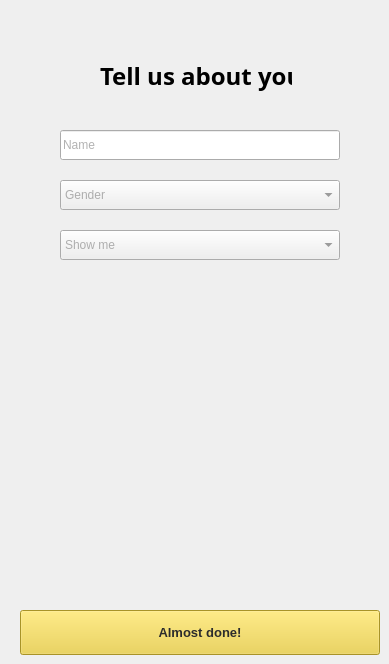
    <widget class="QWidget" name="signup_info">
     <widget class="QPushButton" name="btnAlmostDone">
      <property name="geometry">
       <rect>
        <x>20</x>
        <y>610</y>
        <width>360</width>
        <height>45</height>
       </rect>
      </property>
      <property name="font">
       <font>
        <pointsize>10</pointsize>
        <bold>true</bold>
       </font>
      </property>
      <property name="styleSheet">
       <string notr="true">background-color: #EBCE38;
color: #2c2c2c</string>
      </property>
      <property name="text">
       <string>Almost done!</string>
      </property>
     </widget>
     <widget class="QLabel" name="text_info">
      <property name="geometry">
       <rect>
        <x>100</x>
        <y>60</y>
        <width>192</width>
        <height>32</height>
       </rect>
      </property>
      <property name="font">
       <font>
        <family>Segoe UI Semibold</family>
        <pointsize>18</pointsize>
        <bold>true</bold>
       </font>
      </property>
      <property name="text">
       <string>Tell us about you!</string>
      </property>
     </widget>
     <widget class="QPushButton" name="btnBackInfo">
      <property name="geometry">
       <rect>
        <x>20</x>
        <y>20</y>
        <width>20</width>
        <height>20</height>
       </rect>
      </property>
      <property name="text">
       <string/>
      </property>
      <property name="icon">
       <iconset resource="resources.qrc">
        <normaloff>:/icons/icons/back.png</normaloff>:/icons/icons/back.png</iconset>
      </property>
      <property name="autoDefault">
       <bool>false</bool>
      </property>
      <property name="default">
       <bool>false</bool>
      </property>
      <property name="flat">
       <bool>true</bool>
      </property>
     </widget>
     <widget class="QLineEdit" name="lineEdit_name">
      <property name="geometry">
       <rect>
        <x>60</x>
        <y>130</y>
        <width>280</width>
        <height>30</height>
       </rect>
      </property>
      <property name="styleSheet">
       <string notr="true">color: #666666</string>
      </property>
      <property name="cursorPosition">
       <number>0</number>
      </property>
      <property name="placeholderText">
       <string>Name</string>
      </property>
     </widget>
     <widget class="QComboBox" name="comboBox_gender">
      <property name="geometry">
       <rect>
        <x>60</x>
        <y>180</y>
        <width>280</width>
        <height>30</height>
       </rect>
      </property>
      <property name="styleSheet">
       <string notr="true">color: #666666</string>
      </property>
      <property name="currentIndex">
       <number>-1</number>
      </property>
      <property name="placeholderText">
       <string>Gender</string>
      </property>
      <item>
       <property name="text">
        <string>Woman</string>
       </property>
      </item>
      <item>
       <property name="text">
        <string>Man</string>
       </property>
      </item>
      <item>
       <property name="text">
        <string>Other</string>
       </property>
      </item>
     </widget>
     <widget class="QComboBox" name="comboBox_showGender">
      <property name="geometry">
       <rect>
        <x>60</x>
        <y>230</y>
        <width>280</width>
        <height>30</height>
       </rect>
      </property>
      <property name="styleSheet">
       <string notr="true">color: #666666</string>
      </property>
      <property name="placeholderText">
       <string>Show me</string>
      </property>
      <item>
       <property name="text">
        <string>Women</string>
       </property>
      </item>
      <item>
       <property name="text">
        <string>Men</string>
       </property>
      </item>
      <item>
       <property name="text">
        <string>Everyone</string>
       </property>
      </item>
     </widget>
    </widget>
